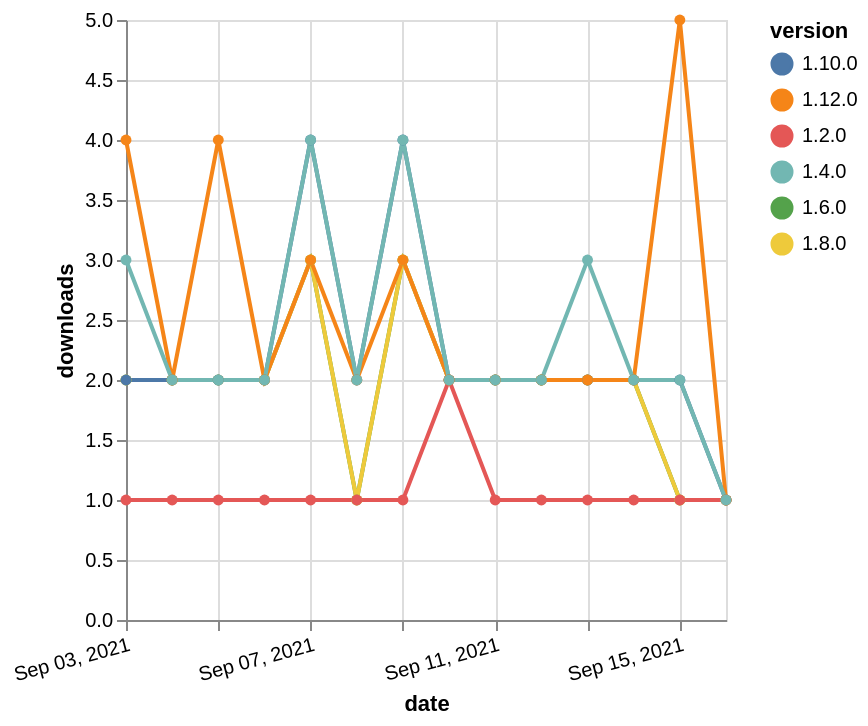

Write a Vega-Lite specification for this figure.
### Vega-Lite specification from a JSON file in a GitHub repository (floating-point values rounded to 4 significant figures)
{"$schema": "https://vega.github.io/schema/vega-lite/v5.json", "description": "A simple bar chart with embedded data.", "data": {"values": [{"date": "2021-09-03", "total": 1475, "delta": 2, "version": "1.6.0"}, {"date": "2021-09-04", "total": 1477, "delta": 2, "version": "1.6.0"}, {"date": "2021-09-05", "total": 1479, "delta": 2, "version": "1.6.0"}, {"date": "2021-09-06", "total": 1481, "delta": 2, "version": "1.6.0"}, {"date": "2021-09-07", "total": 1484, "delta": 3, "version": "1.6.0"}, {"date": "2021-09-08", "total": 1485, "delta": 1, "version": "1.6.0"}, {"date": "2021-09-09", "total": 1488, "delta": 3, "version": "1.6.0"}, {"date": "2021-09-10", "total": 1490, "delta": 2, "version": "1.6.0"}, {"date": "2021-09-11", "total": 1492, "delta": 2, "version": "1.6.0"}, {"date": "2021-09-12", "total": 1494, "delta": 2, "version": "1.6.0"}, {"date": "2021-09-13", "total": 1496, "delta": 2, "version": "1.6.0"}, {"date": "2021-09-14", "total": 1498, "delta": 2, "version": "1.6.0"}, {"date": "2021-09-15", "total": 1499, "delta": 1, "version": "1.6.0"}, {"date": "2021-09-16", "total": 1500, "delta": 1, "version": "1.6.0"}, {"date": "2021-09-03", "total": 1013, "delta": 2, "version": "1.8.0"}, {"date": "2021-09-04", "total": 1015, "delta": 2, "version": "1.8.0"}, {"date": "2021-09-05", "total": 1017, "delta": 2, "version": "1.8.0"}, {"date": "2021-09-06", "total": 1019, "delta": 2, "version": "1.8.0"}, {"date": "2021-09-07", "total": 1022, "delta": 3, "version": "1.8.0"}, {"date": "2021-09-08", "total": 1023, "delta": 1, "version": "1.8.0"}, {"date": "2021-09-09", "total": 1026, "delta": 3, "version": "1.8.0"}, {"date": "2021-09-10", "total": 1028, "delta": 2, "version": "1.8.0"}, {"date": "2021-09-11", "total": 1030, "delta": 2, "version": "1.8.0"}, {"date": "2021-09-12", "total": 1032, "delta": 2, "version": "1.8.0"}, {"date": "2021-09-13", "total": 1034, "delta": 2, "version": "1.8.0"}, {"date": "2021-09-14", "total": 1036, "delta": 2, "version": "1.8.0"}, {"date": "2021-09-15", "total": 1037, "delta": 1, "version": "1.8.0"}, {"date": "2021-09-16", "total": 1038, "delta": 1, "version": "1.8.0"}, {"date": "2021-09-03", "total": 745, "delta": 2, "version": "1.10.0"}, {"date": "2021-09-04", "total": 747, "delta": 2, "version": "1.10.0"}, {"date": "2021-09-05", "total": 749, "delta": 2, "version": "1.10.0"}, {"date": "2021-09-06", "total": 751, "delta": 2, "version": "1.10.0"}, {"date": "2021-09-07", "total": 755, "delta": 4, "version": "1.10.0"}, {"date": "2021-09-08", "total": 757, "delta": 2, "version": "1.10.0"}, {"date": "2021-09-09", "total": 761, "delta": 4, "version": "1.10.0"}, {"date": "2021-09-10", "total": 763, "delta": 2, "version": "1.10.0"}, {"date": "2021-09-11", "total": 765, "delta": 2, "version": "1.10.0"}, {"date": "2021-09-12", "total": 767, "delta": 2, "version": "1.10.0"}, {"date": "2021-09-13", "total": 769, "delta": 2, "version": "1.10.0"}, {"date": "2021-09-14", "total": 771, "delta": 2, "version": "1.10.0"}, {"date": "2021-09-15", "total": 773, "delta": 2, "version": "1.10.0"}, {"date": "2021-09-16", "total": 774, "delta": 1, "version": "1.10.0"}, {"date": "2021-09-03", "total": 236, "delta": 1, "version": "1.2.0"}, {"date": "2021-09-04", "total": 237, "delta": 1, "version": "1.2.0"}, {"date": "2021-09-05", "total": 238, "delta": 1, "version": "1.2.0"}, {"date": "2021-09-06", "total": 239, "delta": 1, "version": "1.2.0"}, {"date": "2021-09-07", "total": 240, "delta": 1, "version": "1.2.0"}, {"date": "2021-09-08", "total": 241, "delta": 1, "version": "1.2.0"}, {"date": "2021-09-09", "total": 242, "delta": 1, "version": "1.2.0"}, {"date": "2021-09-10", "total": 244, "delta": 2, "version": "1.2.0"}, {"date": "2021-09-11", "total": 245, "delta": 1, "version": "1.2.0"}, {"date": "2021-09-12", "total": 246, "delta": 1, "version": "1.2.0"}, {"date": "2021-09-13", "total": 247, "delta": 1, "version": "1.2.0"}, {"date": "2021-09-14", "total": 248, "delta": 1, "version": "1.2.0"}, {"date": "2021-09-15", "total": 249, "delta": 1, "version": "1.2.0"}, {"date": "2021-09-16", "total": 250, "delta": 1, "version": "1.2.0"}, {"date": "2021-09-03", "total": 241, "delta": 4, "version": "1.12.0"}, {"date": "2021-09-04", "total": 243, "delta": 2, "version": "1.12.0"}, {"date": "2021-09-05", "total": 247, "delta": 4, "version": "1.12.0"}, {"date": "2021-09-06", "total": 249, "delta": 2, "version": "1.12.0"}, {"date": "2021-09-07", "total": 252, "delta": 3, "version": "1.12.0"}, {"date": "2021-09-08", "total": 254, "delta": 2, "version": "1.12.0"}, {"date": "2021-09-09", "total": 257, "delta": 3, "version": "1.12.0"}, {"date": "2021-09-10", "total": 259, "delta": 2, "version": "1.12.0"}, {"date": "2021-09-11", "total": 261, "delta": 2, "version": "1.12.0"}, {"date": "2021-09-12", "total": 263, "delta": 2, "version": "1.12.0"}, {"date": "2021-09-13", "total": 265, "delta": 2, "version": "1.12.0"}, {"date": "2021-09-14", "total": 267, "delta": 2, "version": "1.12.0"}, {"date": "2021-09-15", "total": 272, "delta": 5, "version": "1.12.0"}, {"date": "2021-09-16", "total": 273, "delta": 1, "version": "1.12.0"}, {"date": "2021-09-03", "total": 2024, "delta": 3, "version": "1.4.0"}, {"date": "2021-09-04", "total": 2026, "delta": 2, "version": "1.4.0"}, {"date": "2021-09-05", "total": 2028, "delta": 2, "version": "1.4.0"}, {"date": "2021-09-06", "total": 2030, "delta": 2, "version": "1.4.0"}, {"date": "2021-09-07", "total": 2034, "delta": 4, "version": "1.4.0"}, {"date": "2021-09-08", "total": 2036, "delta": 2, "version": "1.4.0"}, {"date": "2021-09-09", "total": 2040, "delta": 4, "version": "1.4.0"}, {"date": "2021-09-10", "total": 2042, "delta": 2, "version": "1.4.0"}, {"date": "2021-09-11", "total": 2044, "delta": 2, "version": "1.4.0"}, {"date": "2021-09-12", "total": 2046, "delta": 2, "version": "1.4.0"}, {"date": "2021-09-13", "total": 2049, "delta": 3, "version": "1.4.0"}, {"date": "2021-09-14", "total": 2051, "delta": 2, "version": "1.4.0"}, {"date": "2021-09-15", "total": 2053, "delta": 2, "version": "1.4.0"}, {"date": "2021-09-16", "total": 2054, "delta": 1, "version": "1.4.0"}]}, "width": "container", "mark": {"type": "line", "point": {"filled": true}}, "encoding": {"x": {"field": "date", "type": "temporal", "timeUnit": "yearmonthdate", "title": "date", "axis": {"labelAngle": -15}}, "y": {"field": "delta", "type": "quantitative", "title": "downloads"}, "color": {"field": "version", "type": "nominal"}, "tooltip": {"field": "delta"}}}
